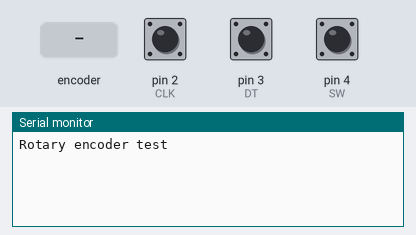
The sketch below on a simulated Arduino Uno, built with avr-gcc and run on an emulated ATmega328P. On the bench: the last lines printed to the serial monitor. The inputs (shaded band) are chosen by the test bench; at power-on: pin 4 (SW) HIGH, pin 2 (CLK) HIGH, pin 3 (DT) HIGH.

Above: at 1.2 s.
1.3 s: rotary encoder on pin 2 (CLK) / pin 3 (DT) turned 1 step (first pin leading)
At 2.6 s:
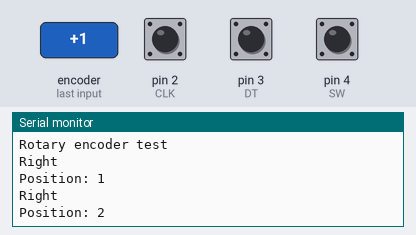
3.0 s: pin 4 (SW) pulled LOW for 0.15 s
At 4.2 s:
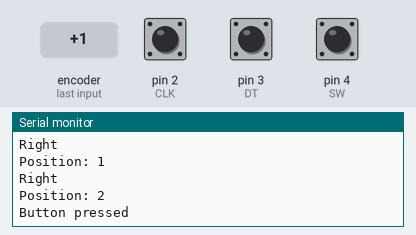
4.6 s: rotary encoder on pin 2 (CLK) / pin 3 (DT) turned 2 steps (second pin leading)
At 6.3 s:
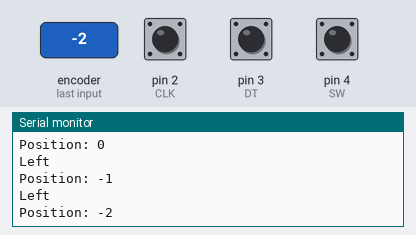
Timing chart, 0 to 7.8 s (numbered marks = the images above; inputs shaded):
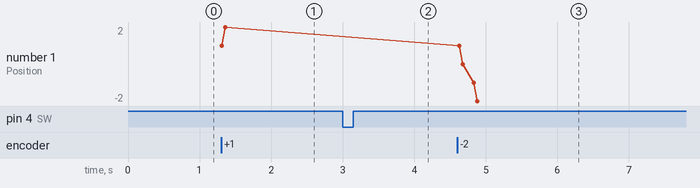

Measured:
- after the input at 1.3 s, the serial monitor: prints a new line at once (image 1)
- after the input at 3.0 s, the serial monitor: prints a new line at once (image 2)
- after the input at 4.6 s, the serial monitor: prints a new line at once (image 3)
- plotted number 1: 2 → -2 after the input at 4.6 s

The sketch:

rotary_test.ino
```cpp
#define CLK 2
#define DT 3
#define SW 4

int lastCLK;
int position = 0;

void setup() {
  Serial.begin(9600);

  pinMode(CLK, INPUT_PULLUP);
  pinMode(DT, INPUT_PULLUP);
  pinMode(SW, INPUT_PULLUP);

  lastCLK = digitalRead(CLK);

  Serial.println("Rotary encoder test");
}

void loop() {
  int currentCLK = digitalRead(CLK);

  if (currentCLK != lastCLK) {
    if (digitalRead(DT) != currentCLK) {
      position++;
      Serial.println("Right");
    } else {
      position--;
      Serial.println("Left");
    }

    Serial.print("Position: ");
    Serial.println(position);
  }

  lastCLK = currentCLK;

  if (digitalRead(SW) == LOW) {
    Serial.println("Button pressed");
    delay(250);
  }
}
```
